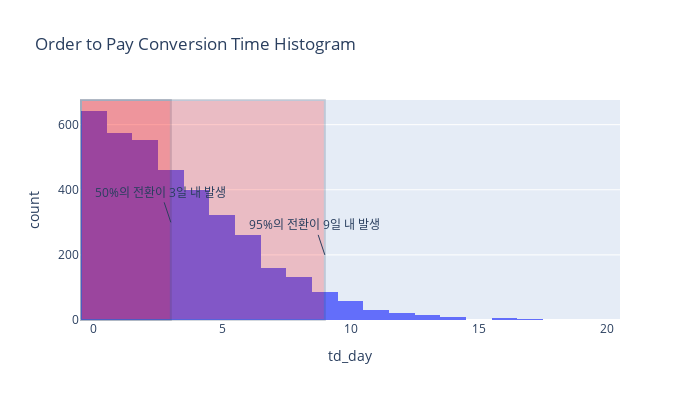

The cell this chart's notebook holds for it:
### Code cell
# Conversion Window 설정을 위한 전환 시간 히스토그램
fig = px.histogram(
    order_conv
    , x='td_day'
    , height=400, width=700
    , title='Order to Pay Conversion Time Histogram'
)

# 50% 및 95% 지점 표시
p_50 = np.percentile(order_conv['td_day'], 50)
p_95 = np.percentile(order_conv['td_day'], 95)

fig.add_vrect(x0=-.5, x1=p_50, fillcolor='red', opacity=.2)
fig.add_annotation(x=p_50, y=300, text=f'50%의 전환이 {p_50:.0f}일 내 발생')
fig.add_vrect(x0=-.5, x1=p_95, fillcolor='red', opacity=.2)
fig.add_annotation(x=p_95, y=200, text=f'95%의 전환이 {p_95:.0f}일 내 발생')

fig.show()

### Figure 1 — Plotly figure (JSON) as saved in the notebook; plotly's stock layout.template omitted (floating-point values rounded to 4 significant figures; data arrays with more than 128 entries replaced by an {"elided": "..."} marker saying what was removed)
{"data": [{"alignmentgroup": "True", "bingroup": "x", "hovertemplate": "td_day=%{x}<br>count=%{y}<extra></extra>", "legendgroup": "", "marker": {"color": "#636efa", "pattern": {"shape": ""}}, "name": "", "offsetgroup": "", "orientation": "v", "showlegend": false, "type": "histogram", "x": {"elided": "3738 int values"}, "xaxis": "x", "yaxis": "y"}], "layout": {"annotations": [{"text": "50%의 전환이 3일 내 발생", "x": 3, "y": 300}, {"text": "95%의 전환이 9일 내 발생", "x": 9, "y": 200}], "barmode": "relative", "height": 400, "legend": {"tracegroupgap": 0}, "shapes": [{"fillcolor": "red", "opacity": 0.2, "type": "rect", "x0": -0.5, "x1": 3, "xref": "x", "y0": 0, "y1": 1, "yref": "y domain"}, {"fillcolor": "red", "opacity": 0.2, "type": "rect", "x0": -0.5, "x1": 9, "xref": "x", "y0": 0, "y1": 1, "yref": "y domain"}], "title": {"text": "Order to Pay Conversion Time Histogram"}, "width": 700, "xaxis": {"anchor": "y", "domain": [0, 1], "title": {"text": "td_day"}}, "yaxis": {"anchor": "x", "domain": [0, 1], "title": {"text": "count"}}}}
